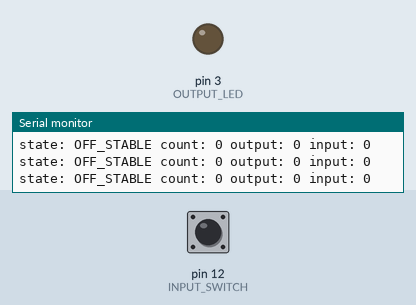
Bench run of a sketch on a simulated Arduino Nano, built with avr-gcc and run on an emulated ATmega328P. Parts: output pins drawn as LEDs (lit = HIGH), the last lines printed to the serial monitor. The test bench sets the inputs (shaded band); at power-on: pin 12 (INPUT_SWITCH) HIGH.

Above: at 2.2 s.
2.3 s: pin 12 (INPUT_SWITCH) pulled LOW for 0.15 s
At 3.2 s:
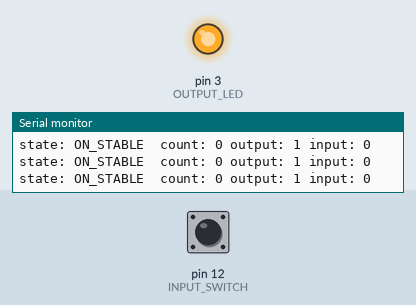
6.4 s: pin 12 (INPUT_SWITCH) driven LOW
At 8.1 s:
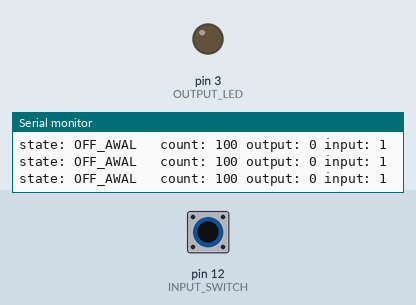
9.4 s: pin 12 (INPUT_SWITCH) pulsed HIGH 2 times (0.12 s each, 0.3 s apart)
At 10.6 s:
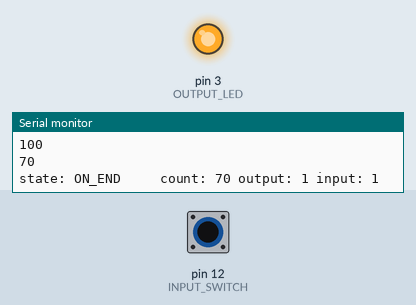
Timing chart, 0 to 12.4 s (numbered marks = the images above; inputs shaded):
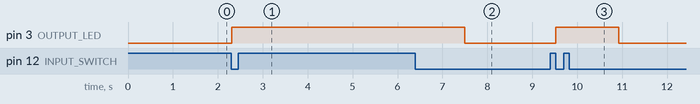

The sketch:

nano-on-off.ino
```cpp
#define OFF_STABLE 100
#define OFF_AWAL 101
#define ON_AWAL 102
#define ON_STABLE 103
#define ON_END  104
#define BATAS_WAKTU 100

#define OUTPUT_LED 3
#define INPUT_SWITCH 12

int state;
int count = 0;
int output = 1;

void setup() {
  // initialize digital pin LED_BUILTIN as an output.
  pinMode(OUTPUT_LED, OUTPUT);
  pinMode(INPUT_SWITCH, INPUT_PULLUP);
  Serial.begin(115200);
  Serial.println(__FILE__);

  fsm_init(&state, &output, &count);
  delay(1000);
}

void fsm_init(int  *state, int *output, int *count) {
  *state = OFF_STABLE;
  *output = 0;
  *count = 0;
}
void fsm(int  *state, int *output, int *counter, int input) {
  switch (*state) {
    case OFF_AWAL:
      {
        if (input == 0) {
          *state = OFF_STABLE;
          *output = 0;
        } else {
          *state = OFF_AWAL;
          *output = 0;
        }
        break;
      }
    case OFF_STABLE:
      {
        if (input == 1) {
          *state = ON_AWAL;
          *output = 1;
        } else {
          *output = 0;
        }
        break;
      }
    case ON_AWAL:
      {
        if (input == 0) {
          *state = ON_STABLE;
          *output = 1;
        } else {

        }
        break;
      }
    case ON_STABLE:
      {
        if (input == 1) {
          *state = ON_END;
          *output = 1;
          *counter = 0;
        }
        break;
      }
    case ON_END:
      {
        if (input == 0) {
          *state = ON_STABLE;
          *output = 1;
        } else {
          *state = ON_END;
          *counter=*counter+1;
          Serial.println(BATAS_WAKTU);
          Serial.println(*counter);
          if (*counter >= BATAS_WAKTU) {
            *state = OFF_AWAL;
            *output = 0;
          }
        }
        break;
      }
    default:
      {
        *state = OFF_AWAL;
      }
  }
}

void state_print(int state, int count, int input, int output) {
  Serial.print("state: ");
  switch (state) {
    case OFF_STABLE:
      Serial.print("OFF_STABLE");
      break;
    case OFF_AWAL:
      Serial.print("OFF_AWAL  ");
      break;
    case ON_AWAL:
      Serial.print("ON_AWAL   ");
      break;
    case ON_STABLE:
      Serial.print("ON_STABLE ");
      break;
    case ON_END:
      Serial.print("ON_END    ");
      break;
    default:
      Serial.print("UNKNOWN   ");
      break;
  }

  Serial.print(" count: ");
  Serial.print(count);
  Serial.print(" output: ");
  Serial.print( output);
  Serial.print(" input: ");
  Serial.print( input);
  Serial.println();
}
void loop() {
  int input;
  if ( digitalRead(INPUT_SWITCH) == 1) {
    input = 0;
  } else {
    input = 1;
  }

  fsm(&state, &output, &count, input);
  if (output == 1) {
    digitalWrite(OUTPUT_LED, HIGH);
  } else {
    digitalWrite(OUTPUT_LED, LOW);
  }
  state_print(state, count, input, output);
  delay(10);                       // wait for 1 second
}
```

Measured:
- after the input at 2.3 s, pin 3 (OUTPUT_LED): LOW → HIGH at once
- after the input at 6.4 s, pin 3 (OUTPUT_LED): HIGH → LOW after 1.1 s
- after the input at 9.4 s, pin 3 (OUTPUT_LED): LOW → HIGH after 0.12 s, → LOW 1.4 s later
